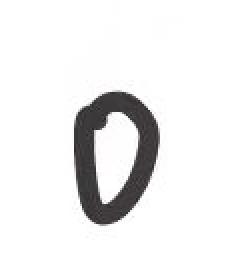
#> input picture identify/img/0-ymy.png, 120 x 135 px (shown 2 times larger)
$ python -i Centre.py   (imports and definitions only)
#> lines starting #> are read from the running program, lines starting #| are printed output that depends on the picture; after the words box and inside, x2 and y2 are one past the last pixel; in counts of white or black regions, pixels touching at a corner belong together
from base64 import b64decode
from random import SystemRandom
import cv2
import numpy as np
import pickle
import sklearn


# function to form the file's name
def name(suffix):
#> called with suffix = ''
    sys_random = SystemRandom()
    Have = "tdyifytrqze636875v9f7hnfhjgfjmhghyrdmngh" \
           "xdlxgjhxdiDCLCKDDLGJMHTDUJFDURUJXDKUJJCFHGRUZXLSQQWERTYUIOPASDFGHJKLZXCVBNM"
    Name = ""
    for i in range(1,32):
        Name = Name + sys_random.choice(Have)
    return Name + suffix


# funtion to decode Base64 into picture and save in roadPath
def decodeBase64(roadPath, lastName):
    with open("../data/tem/" + lastName + '.txt', 'rb') as f:
        image_base64 = f.read()
    imgdata = b64decode(image_base64)
    with open(roadPath + lastName + '.jpg','wb') as f:
        f.write(imgdata)

# to make the base64 legal
def clearBase64(put):
    head, content = put.split(",")
    content = content.replace(" ", "+")
    content = content.replace("%2F", "/")
    content = content.replace("%3D", "=")
    return content

# save the Base64 temporarily
def Write(put, lastName):
    put = clearBase64(put)
    with open("../data/tem/" + lastName + '.txt', 'w') as f:
        f.write(put)

# read the image's info and return with vector and image after operate
def readImg(Road):
#> called with Road = '../img/0-ymy.png'
    image = cv2.imread(Road, cv2.IMREAD_GRAYSCALE)
#> image: shape (135, 120); min 36, max 255, mean 236.6
    down_width = 32
    down_height = 32
    down_points = (down_width, down_height)
    image = cv2.resize(image, down_points, interpolation=cv2.INTER_LINEAR)
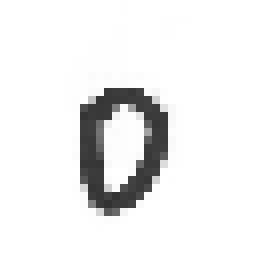
#> image: shape (32, 32) (shown 8 times larger); min 50, max 255, mean 236.6
    _, image = cv2.threshold(image, 127, 255, cv2.THRESH_BINARY)
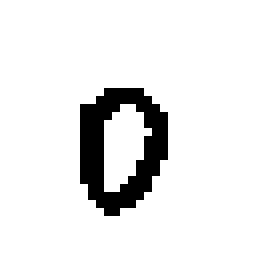
#> image: shape (32, 32) (shown 8 times larger); 90.8% white; black in thin lines or dots, all inside (x1, y1, x2, y2) = (10, 11, 21, 27)
    contours, _ = cv2.findContours(image, cv2.RETR_TREE, cv2.CHAIN_APPROX_SIMPLE)
#> contours = 3 contours; box (x1, y1, x2, y2) and area: (0, 0, 32, 32) 961, (9, 10, 22, 28) 158, (13, 13, 19, 24) 33
    Use = cv2.Canny(image, 10,10)
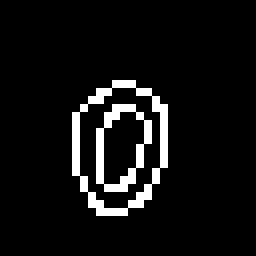
#> Use: shape (32, 32) (shown 8 times larger); 6.8% white in thin lines or dots, all inside (x1, y1, x2, y2) = (9, 10, 21, 27)
    cv2.drawContours(image, contours,-1, (0, 255, 0), 2)
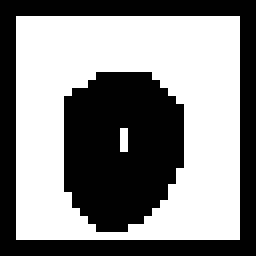
#> image: shape (32, 32) (shown 8 times larger); 52.8% white; 2 black regions, box (x1, y1, x2, y2) and area: (8, 9, 23, 29) 243, (0, 0, 32, 32) 240
    Info = []
    img = np.zeros((32,32))
    for i in range(32):
        for j in range(32):
            if image[i][j] >= 127:
                Info.append(0)
                img[i][j] = 0
            else:
                Info.append(1)
                img[i][j] = 255
    for i in range(32):
        for j in range(32):
            if Use[i][j] == 255:
                Info[i * 32 + j] = 1
                img[i][j] = 255
    for i in range(32):
        for j in range(32):
            if i == 1 or i == 0 or i == 31 or i == 30:
                Info[i*32 + j] = 0
                img[i][j] = 0
            if j == 1 or j == 0 or j == 31 or j == 30:
                Info[i*32 + j] = 0
                img[i][j] = 0
    return Info, img

# load the model
# [2 lines not run here, left out]

# predict the image
def run(lastName):
    decodeBase64("../data/Img/", lastName)
    Info, img = readImg("../data/Img/" + lastName + '.jpg')
    RE = Info
    Info = [Info]
    List = model.predict(Info)
    cv2.imwrite("../data/TEXT/Img/" + lastName + ".png", img)
    return "../data/TEXT/Img/" + lastName + ".png", str(List[0]), RE

# remember the file's name
LastName = name("")
Give, Road, Text, Label, Pic = [],[],[],[],[]

# order function
def middle(put):
    global LastName, Give, Road, Text, Label, Pic
    if put != "RUN":
        Road.clear(), Text.clear(), Label.clear()
        Tem = LastName
        LastName = name("")
        Write(put, Tem)
        Give.append(Tem)
        return {'url':"none"}
    else:
        for i in Give:
            getUrl, getLabel, getText = run(i)
            Road.append(getUrl), Text.append(getText), Label.append(getLabel)
        Give.clear()
        return {"url": Road, 'result':Label, 'text': Text}

>>> result = readImg('../img/0-ymy.png')
